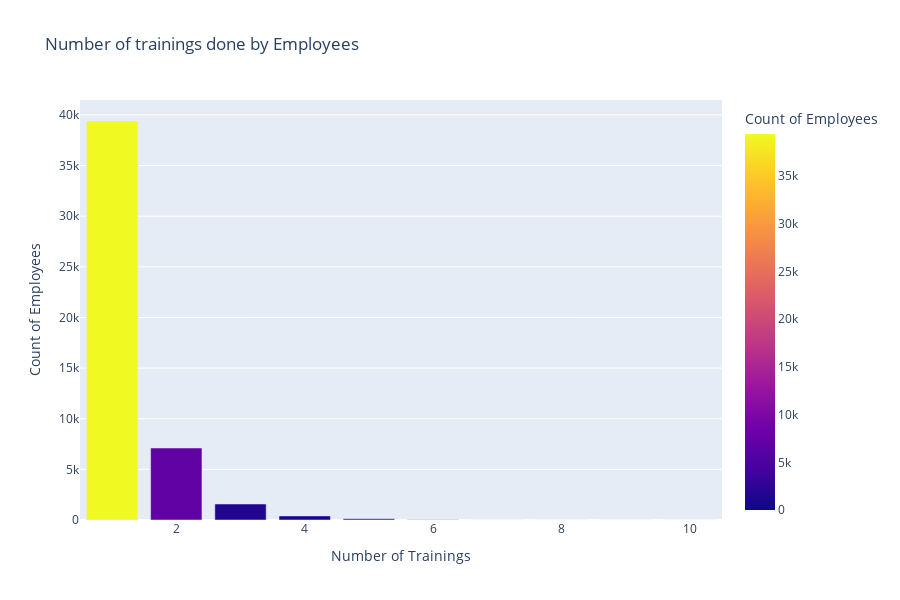

Notebook code cell kept with this figure:
### Markdown cell above
From the above plot, it is clear that number of employees recruited by refferal is low and for majority of employees recruitment channel is not known.

### Code cell
#trainings done by employees
dbn_trainings=av_datac['no_of_trainings'].value_counts().rename_axis('Number of Trainings').reset_index(name='Count of Employees')
dbn_trainings=dbn_trainings.astype({'Number of Trainings':str})
fig = px.bar(dbn_trainings, x='Number of Trainings', y='Count of Employees',title='Number of trainings done by Employees',color="Count of Employees")
fig.show()

### Figure 1 — Plotly figure (JSON) as saved in the notebook; plotly's stock layout.template omitted (floating-point values rounded to 4 significant figures)
{"data": [{"alignmentgroup": "True", "hoverlabel": {"namelength": 0}, "hovertemplate": "Number of Trainings=%{x}<br>Count of Employees=%{marker.color}", "legendgroup": "", "marker": {"color": [39400, 7107, 1579, 402, 116, 34, 10, 5, 4, 3], "coloraxis": "coloraxis"}, "name": "", "offsetgroup": "", "orientation": "v", "showlegend": false, "textposition": "auto", "type": "bar", "x": ["1", "2", "3", "4", "5", "6", "7", "10", "8", "9"], "xaxis": "x", "y": [39400, 7107, 1579, 402, 116, 34, 10, 5, 4, 3], "yaxis": "y"}], "layout": {"barmode": "relative", "coloraxis": {"colorbar": {"title": {"text": "Count of Employees"}}, "colorscale": [[0, "#0d0887"], [0.1111, "#46039f"], [0.2222, "#7201a8"], [0.3333, "#9c179e"], [0.4444, "#bd3786"], [0.5556, "#d8576b"], [0.6667, "#ed7953"], [0.7778, "#fb9f3a"], [0.8889, "#fdca26"], [1, "#f0f921"]]}, "height": 600, "legend": {"tracegroupgap": 0}, "title": {"text": "Number of trainings done by Employees"}, "xaxis": {"anchor": "y", "domain": [0, 1], "title": {"text": "Number of Trainings"}}, "yaxis": {"anchor": "x", "domain": [0, 1], "title": {"text": "Count of Employees"}}}}
